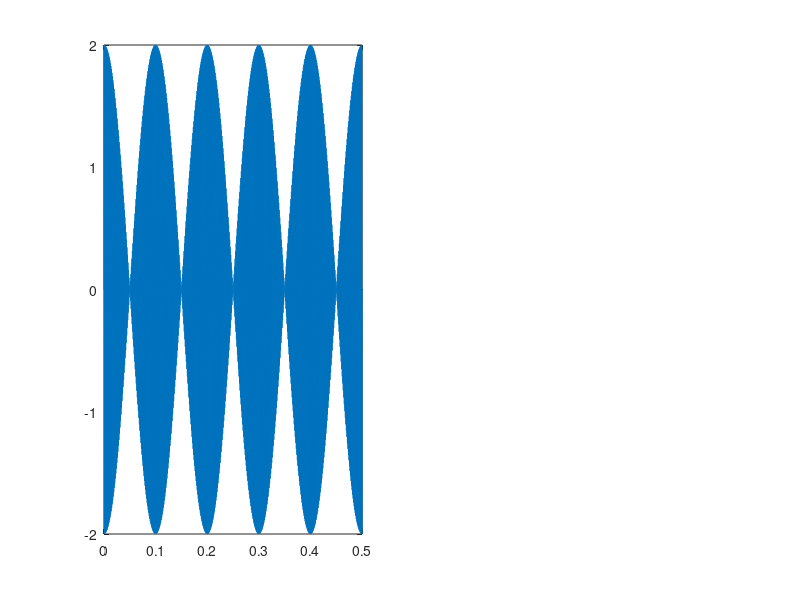

This figure's MATLAB source: (Note: this script raises an error after producing the figure.)
clear;clc;close all
t=0:1e-5:.5;

%%
close all
f0 = 990;
f1 = 1000;
x0 = sin(2*pi*f0*t);
x1 = sin(2*pi*f1*t);
x = x0+x1;
figure
subplot(1,2,1)
plot(t,x)
[f,fdata] = ssAmpSpec(t,fft(x));
subplot(1,2,2)
plot(f,fdata)

w0 = mean([f0,f1]);
w1 = diff([f0,f1])/2;
y0 = sin(2*pi*w0*t);
y1 = sin(2*pi*w1*t);
y = 2*y0.*y1;
figure
subplot(1,2,1)
plot(t,y)
[f,fdata] = ssAmpSpec(t,fft(y));
subplot(1,2,2)
plot(f,fdata)

%%
close all

f0 = 995;
f1 = 5;
y0 = sin(2*pi*f0*t);
y1 = sin(2*pi*f1*t);
y = 2*y0.*y1;
figure
subplot(1,2,1)
plot(t,y)
[f,fdata] = ssAmpSpec(t,fft(y));
subplot(1,2,2)
plot(f,fdata)

w0 = f0-f1;
w1 = f0+f1;
x0 = sin(2*pi*w0*t);
x1 = sin(2*pi*w1*t);
x = x0+x1;
figure
subplot(1,2,1)
plot(t,x)
[f,fdata] = ssAmpSpec(t,fft(x));
subplot(1,2,2)
plot(f,fdata)

%%
clear;clc;close all
Fs = 1e3;
t=(0:1/Fs:1)+0.0064652;

f0 = 0.931e6;
f1 = 38;
y0 = sin(2*pi*f0*t);
y1 = sin(2*pi*f1*t);
y = y0.*y1;

n = wgn(1,numel(t),1);
y = y + n;

figure
subplot(1,2,1)
plot(t,y)
[f,fdata] = tsAmpSpec(t,fft(y));
subplot(1,2,2)
plot(f,fdata)
% xlim([0,100])

w0 = f0-f1;
w1 = f0+f1;